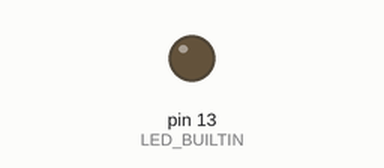
This sketch was run on a simulated Arduino Uno, built with avr-gcc and run on an emulated ATmega328P. Parts: output pins drawn as LEDs (lit = HIGH). Dashed ring = blinking.

Above: at 1.0 s.
At 2.5 s:
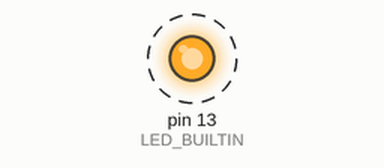
Timing chart, 0 to 4.6 s (numbered marks = the images above):
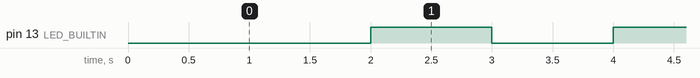

The sketch:

acender_mais_simples.ino
```cpp
/*
 * Acende o LED incorporado(LED_BUILTIN) e o faz piscar.
 *
 */

void setup()
{
	//Porta 13 (LED_BUILTIN) em modo de saída(escrita)
	pinMode(LED_BUILTIN, OUTPUT);
}

void loop()
{
	// Aguardamos 1000 milésimos de segundo
	delay(1000);

	// Escrevemos LOW(0) no pino digital 13
	digitalWrite(LED_BUILTIN, LOW);

	// Aguardamos 1000 milésimos de segundo
	delay(1000);

	// Escrevemos HIGH(1) no pino digital 13
	digitalWrite(LED_BUILTIN, HIGH);
}
```

Measured:
- by itself, pin 13 (LED_BUILTIN): alternates HIGH for 1.0 s and LOW for 1.0 s
